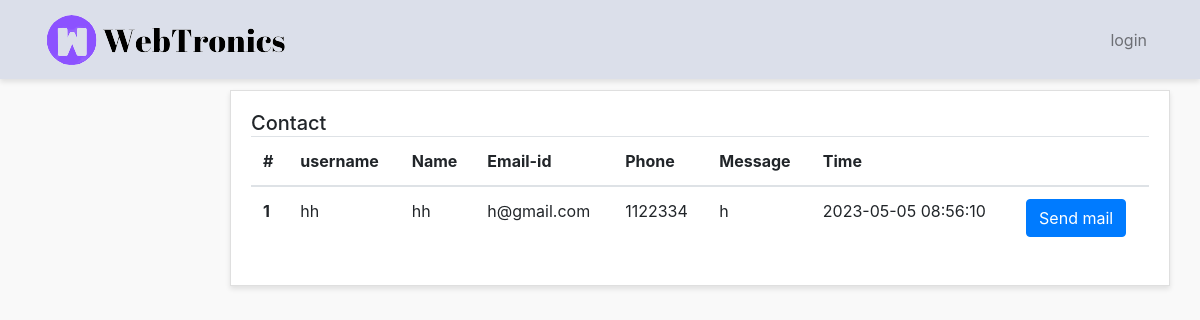
The page /project/admin-panel/contact/contact-show.php on the database its author committed.
### tables this page shows
CREATE TABLE `contact` (
  `id` int(11) NOT NULL,
  `username` varchar(200) NOT NULL,
  `name` varchar(200) NOT NULL,
  `email` varchar(200) NOT NULL,
  `number` int(10) NOT NULL,
  `message` text NOT NULL,
  `created_at` timestamp NOT NULL DEFAULT current_timestamp()
);

### project/admin-panel/contact/contact-show.php (the view)
<?php require( "../layouts/header.php");?>
<?php require( "../../config/config.php");?>
<?php
   $select = $conn->query("SELECT * FROM contact");
   $select->execute();
   $contacts = $select->fetchAll(PDO::FETCH_OBJ);
?>
      <div class="row">
        <div class="col">
          <div class="card">
            <div class="card-body">
              <h5 class="card-title mb-4 d-inline">Contact</h5>
              <table class="table">
                <thead>
                  <tr>
                    <th scope="col">#</th>
                    <th scope="col">username</th>
                    <th scope="col">Name</th>
                    <th scope="col">Email-id</th>
                    <th scope='col'>Phone</th>
                    <th scope="col">Message</th>
                    <th scope="col">Time</th>
                    <th scope="col"></th>
                  </tr>
                </thead>
                <tbody>
                  <?php foreach($contacts as $contact) : ?>
                  <tr>
                    <th scope="row"><?php echo $contact->id; ?></th>
                    <td><?php echo $contact->username; ?></td>
                    <td><?php echo $contact->name;?></td>
                    <td><?php echo $contact->email;?></td>
                    <td><?php echo $contact->number;?></td>
                    <td><?php echo $contact->message;?></td>
                    <td><?php echo $contact->created_at; ?></td>
                    <td><a href="mailto: <?php echo $contact->email;?>" class="btn btn-primary  text-center ">Send mail</a></td>
                  </tr>
                  <?php endforeach; ?>
                </tbody>
              </table>
            </div>
          </div>
        </div>
      </div>
<?php require("../layouts/footer.php");?>

### project/admin-panel/styles/style.css (style rules this page uses)
body { background:#f9f9f9; }
.card { margin-bottom: 15px; border-radius:0; box-shadow: 0 3px 5px rgba(0,0,0,.1); }

### rows shown on the page
contact: id "1", username "hh", name "hh", email "h@gmail.com", number "1122334", message "h", created_at "2023-05-05 08:56:10"
